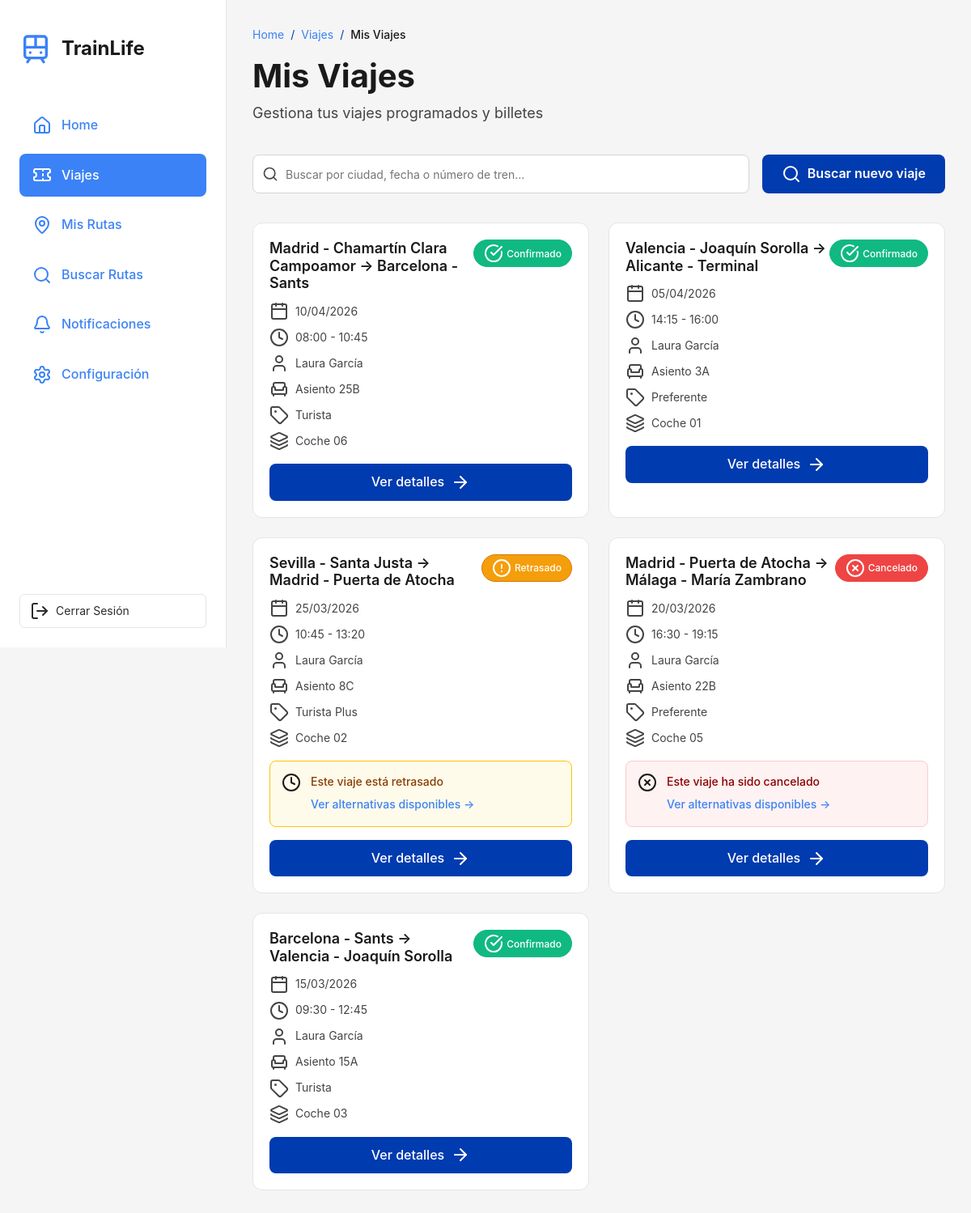
/misViajes/1/, run on the app's committed database.
### trainLife/models.py (models this page shows, shortened)
class Viaje(models.Model):
    ESTADO_CHOICES = [
        ('confirmado', 'Confirmado'),
        ('retrasado', 'Retrasado'),
        ('cancelado', 'Cancelado'),
        ('disponible', 'Disponible'),
    ]
    usuario = models.ForeignKey(Usuario, on_delete=models.CASCADE, related_name='viajes', null=True, blank=True)
    nombrePasajero = models.CharField(max_length=200, blank=True, null=True)
    coche = models.CharField(max_length=10, blank=True, null=True)  # Ej: "04"
    asiento = models.CharField(max_length=10, blank=True, null=True)  # Ej: "12A"
    clase = models.CharField(max_length=50, default="Turista")  # Ej: "Turista", "Preferente"
    origenEstacion = models.CharField(max_length=200)  # Ej: "Madrid - Puerta de Atocha"
    horaSalidaOrigen = models.TimeField()  # Ej: "14:30"
    andenOrigen = models.CharField(max_length=10, blank=True, null=True)  # Ej: "12"
    destinoEstacion = models.CharField(max_length=200)  # Ej: "Barcelona - Sants"
    horaLlegadaDestino = models.TimeField()  # Ej: "17:10"
    fechaViaje = models.DateField()  # Fecha del viaje
    fechaCreacion = models.DateTimeField(auto_now_add=True)
    estadoViaje = models.CharField(max_length=50, choices=ESTADO_CHOICES, default="confirmado")
    class Meta:
        ordering = ['-fechaViaje', '-horaSalidaOrigen']
        verbose_name = 'Viaje'
        verbose_name_plural = 'Viajes'

### trainLife/views.py (the view)
# urls.py: path('misViajes/<int:usuario_id>/', views.misViajes, name='mis_viajes'),
def misViajes(request, usuario_id):
    session_usuario_id = request.session.get('usuario_id')
    usuario = Usuario.objects.filter(id=usuario_id).first()
    viajes = Viaje.objects.filter(usuario=usuario).order_by('-fechaViaje', '-horaSalidaOrigen')
    return render(request, 'misViajes.html', {
        'usuario': usuario,
        'viajes': viajes
    })

### trainLife/context_processors.py (called while the page is built)
def color_mode(request):
    from .models import Usuario
    usuario_id = request.session.get('usuario_id')
    if usuario_id:
        try:
            usuario = Usuario.objects.get(id=usuario_id)
            return {'color_mode': usuario.color_mode}
        except Usuario.DoesNotExist:
            pass
    return {'color_mode': 'normal'}

### trainLife/templates/misViajes.html (shortened to what this page needs)
<!DOCTYPE html>
<html lang="es">
    {% load static %}
<head>
    <link href="https://cdn.jsdelivr.net/npm/bootstrap@5.3.0/dist/css/bootstrap.min.css" rel="stylesheet"/>
    <link href="https://unpkg.com/lucide-static@latest/font/lucide.css" rel="stylesheet"/>
    <link rel="stylesheet" href="{% static 'styles/misViajes.css' %}"/>
    <link rel="stylesheet" href="{% static 'styles/sidebar.css' %}"/>
    <link rel="stylesheet" href="{% static 'styles/color-modes.css' %}">
</head>
<body data-color-mode="{{ color_mode }}">
    <div class="dashboard-container">
        {% with seccion_actual='viajes' %}
            {% include 'includes/sidebar.html' %}
        {% endwith %}
        <main id="contenido-principal" class="main-content">
            <div class="content-wrapper">
                <nav class="breadcrumbs" aria-label="Breadcrumb">
                    <a href="{% url 'inicio_usuario' usuario.id %}" class="breadcrumb-link">Home</a>
                    <span class="breadcrumb-separator">/</span>
                    <a href="{% url 'viajes_usuario' usuario.id %}" class="breadcrumb-link">Viajes</a>
                    <span class="breadcrumb-separator">/</span>
                    <span class="breadcrumb-current">Mis Viajes</span>
                </nav>
                <header class="page-header">
                    <h1 class="page-title">Mis Viajes</h1>
                    <p class="page-subtitle">Gestiona tus viajes programados y billetes</p>
                </header>
                <form class="search-section" role="search">
                    <div class="search-input-wrapper">
                        <i data-lucide="search" class="search-icon"></i>
                        <input
                            type="text"
                            class="search-input"
                            id="searchInput"
                            placeholder="Buscar por ciudad, fecha o número de tren..."
                            aria-label="Buscar viajes"
                        />
                    </div>
                    <button class="btn-search-new" id="btnSearchNew" type="button"
                            data-usuario-id="{{ usuario.id }}"
                            aria-label="Buscar y comprar un nuevo viaje">
                        <i data-lucide="search"></i>
                        <span>Buscar nuevo viaje</span>
                    </button>
                </form>
                <div class="trips-grid" id="tripsGrid" role="list" aria-label="Lista de viajes programados">
                    {% if viajes %}
                        {% for viaje in viajes %}
                        <div class="trip-card" role="listitem">
                            <div class="trip-card-header">
                                <h2 class="trip-route">{{ viaje.origenEstacion }} → {{ viaje.destinoEstacion }}</h2>
                                <span class="status-badge status-{{ viaje.estadoViaje|lower }}">
                                    {% if viaje.estadoViaje|lower == 'cancelado' %}
                                        <i data-lucide="x-circle"></i>
                                    {% elif viaje.estadoViaje|lower == 'retrasado' %}
                                        <i data-lucide="alert-circle"></i>
                                    {% elif viaje.estadoViaje|lower == 'confirmado' or viaje.estadoViaje|lower == 'completado' %}
                                        <i data-lucide="check-circle"></i>
                                    {% elif viaje.estadoViaje|lower == 'en curso' %}
                                        <i data-lucide="train"></i>
                                    {% elif viaje.estadoViaje|lower == 'programado' %}
                                        <i data-lucide="clock"></i>
                                    {% else %}
                                        <i data-lucide="info"></i>
                                    {% endif %}
                                    {{ viaje.estadoViaje|capfirst }}
                                </span>
                            </div>
                            <div class="trip-details">
                                <div class="trip-detail-item">
                                    <i data-lucide="calendar"></i>
                                    <span>{{ viaje.fechaViaje|date:"d/m/Y" }}</span>
                                </div>
                                <div class="trip-detail-item">
                                    <i data-lucide="clock"></i>
                                    <span>{{ viaje.horaSalidaOrigen|time:"H:i" }} - {{ viaje.horaLlegadaDestino|time:"H:i" }}</span>
                                </div>
                                <div class="trip-detail-item">
                                    <i data-lucide="user"></i>
                                    <span>{{ viaje.nombrePasajero }}</span>
                                </div>
                                <div class="trip-detail-item">
                                    <i data-lucide="armchair"></i>
                                    <span>Asiento {{ viaje.asiento }}</span>
                                </div>
                                <div class="trip-detail-item">
                                    <i data-lucide="tag"></i>
                                    <span>{{ viaje.clase }}</span>
                                </div>
                                <div class="trip-detail-item">
                                    <i data-lucide="layers"></i>
                                    <span>Coche {{ viaje.coche }}</span>
                                </div>
                            </div>
                            {% if viaje.estadoViaje|lower == 'cancelado' %}
                                <div class="trip-alert trip-alert-canceled">
                                    <i data-lucide="x-circle"></i>
                                    <div class="trip-alert-content">
                                        <p class="trip-alert-text">Este viaje ha sido cancelado</p>
                                        <a href="{% url 'ver_alternativas_viaje' usuario.id viaje.id %}" class="trip-alert-link" onclick="event.stopPropagation();">
                                            Ver alternativas disponibles →
                                        </a>
                                    </div>
                                </div>
                            {% elif viaje.estadoViaje|lower == 'retrasado' %}
                                <div class="trip-alert trip-alert-delayed">
                                    <i data-lucide="clock"></i>
                                    <div class="trip-alert-content">
                                        <p class="trip-alert-text">Este viaje está retrasado</p>
                                        <a href="{% url 'ver_alternativas_viaje' usuario.id viaje.id %}" class="trip-alert-link" onclick="event.stopPropagation();">
                                            Ver alternativas disponibles →
                                        </a>
                                    </div>
                                </div>
                            {% endif %}
                            <button class="btn-view-details" onclick="event.stopPropagation(); window.location.href='{% url 'detalles_viaje' usuario.id viaje.id %}'">
                                Ver detalles
                                <i data-lucide="arrow-right"></i>
                            </button>
                        </div>
                        {% endfor %}
                    {% endif %}
                </div>
            </div>
        </main>
    </div>
</body>
</html>

### trainLife/static/styles/sidebar.css (style rules this page uses)
* { margin: 0; padding: 0; box-sizing: border-box; }
body { font-family: 'Lexend', -apple-system, BlinkMacSystemFont, 'Segoe UI', sans-serif; background-color: #f5f5f5; color: #1a1a1a; line-height: 1.6; -webkit-font-smoothing: antialiased; -moz-osx-font-smoothing: grayscale; }
.main-content { flex: 1; margin-left: 280px; padding: 32px; overflow-y: auto; background-color: #f5f5f5; }

### trainLife/static/styles/color-modes.css (style rules this page uses)
:root { --color-primary: #3b82f6; --color-primary-hover: #2563eb; --color-success: #10b981; --color-success-hover: #059669; --color-danger: #ef4444; --color-danger-hover: #dc2626; --color-warning: #f59e0b; --color-warning-hover: #d97706; --color-info: #06b6d4; --color-info-hover: #0891b2; --estado-programado: #94a3b8; --estado-confirmado: #10b981; --estado-en-curso: #3b82f6; --estado-completado: #6366f1; --estado-cancelado: #ef4444; --notif-cambio-viaje: #f59e0b; --notif-nuevo-viaje: #10b981; --notif-cancelacion: #ef4444; --notif-recordatorio: #06b6d4; --notif-cambio-anden: #f59e0b; --notif-cambio-hora: #f97316; --notif-alerta: #dc2626; --notif-info: #3b82f6; --badge-bg-primary: #dbeafe; --badge-text-primary: #1e40af; --badge-bg-success: #d1fae5; --badge-text-success: #065f46; --badge-bg-danger: #fee2e2; --badge-text-danger: #991b1b; --badge-bg-warning: #fef3c7; --badge-text-warning: #92400e; }
a:not(.btn) { color: var(--color-primary); }

### data on the page
Viaje: origenEstacion "Madrid - Chamartín Clara Campoamor", destinoEstacion "Barcelona - Sants", estadoViaje "Confirmado", fechaViaje "10/04/2026", horaSalidaOrigen "08:00", horaLlegadaDestino "10:45", nombrePasajero "Laura García", asiento "25B", clase "Turista", coche "06"
Viaje: origenEstacion "Valencia - Joaquín Sorolla", destinoEstacion "Alicante - Terminal", estadoViaje "Confirmado", fechaViaje "05/04/2026", horaSalidaOrigen "14:15", horaLlegadaDestino "16:00", nombrePasajero "Laura García", asiento "3A", clase "Preferente", coche "01"
Viaje: origenEstacion "Sevilla - Santa Justa", destinoEstacion "Madrid - Puerta de Atocha", estadoViaje "Retrasado", fechaViaje "25/03/2026", horaSalidaOrigen "10:45", horaLlegadaDestino "13:20", nombrePasajero "Laura García", asiento "8C", clase "Turista Plus", coche "02", shows "Este viaje está retrasado"
Viaje: origenEstacion "Madrid - Puerta de Atocha", destinoEstacion "Málaga - María Zambrano", estadoViaje "Cancelado", fechaViaje "20/03/2026", horaSalidaOrigen "16:30", horaLlegadaDestino "19:15", nombrePasajero "Laura García", asiento "22B", clase "Preferente", coche "05", shows "Este viaje ha sido cancelado"
Viaje: origenEstacion "Barcelona - Sants", destinoEstacion "Valencia - Joaquín Sorolla", estadoViaje "Confirmado", fechaViaje "15/03/2026", horaSalidaOrigen "09:30", horaLlegadaDestino "12:45", nombrePasajero "Laura García", asiento "15A", clase "Turista", coche "03"
